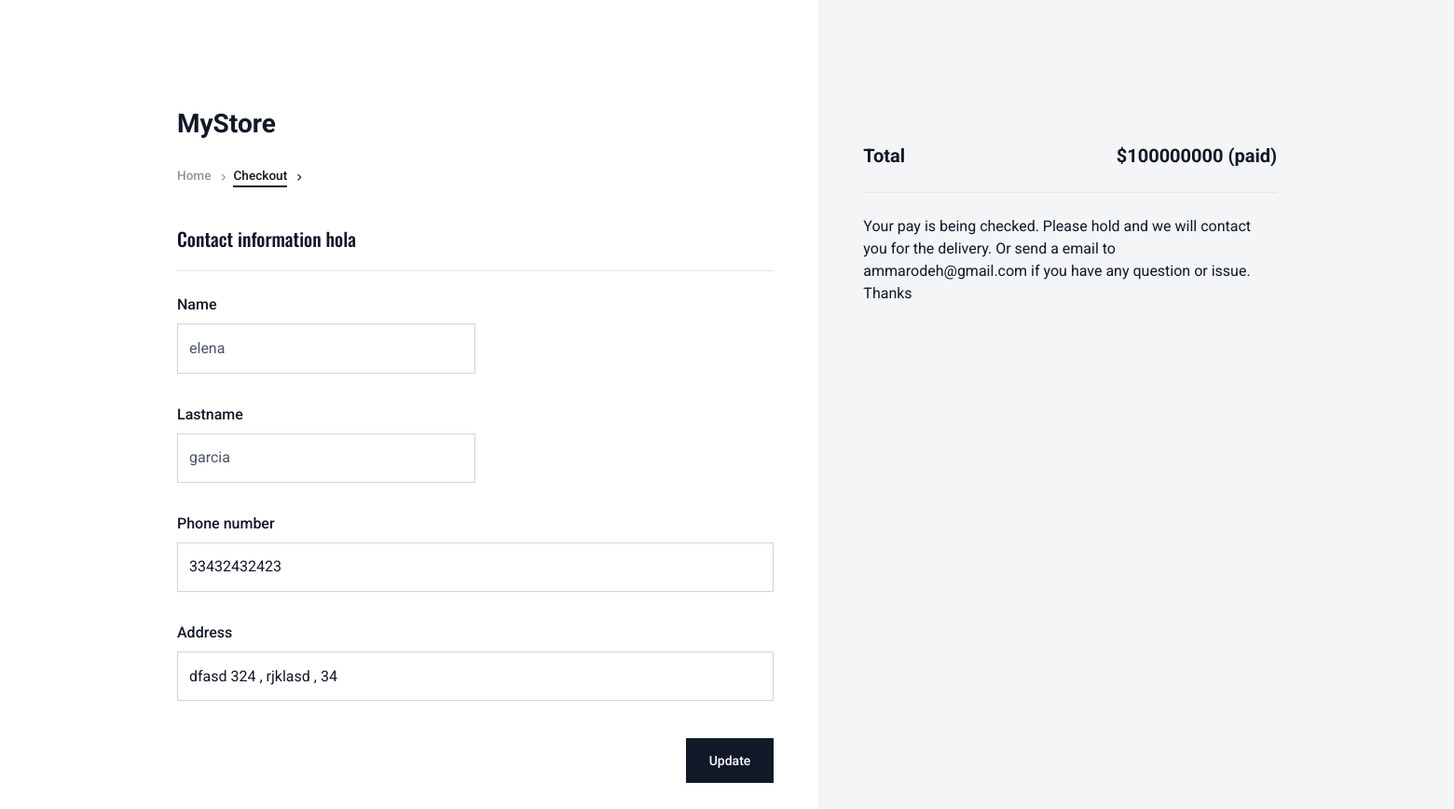
/checkout/5/ (signed in), run on the app's committed database.
### products/models.py (models this page shows, shortened)
class Cart(models.Model):
    client = models.ForeignKey(Client, on_delete=models.CASCADE, related_name='carts')
    total = models.PositiveIntegerField(default=0, null=True, blank=True)
    done = models.BooleanField(default=False)
    products_q = models.SmallIntegerField(default=0, blank=True, null=True)
    date_created = models.DateField(auto_now_add=True, editable=False)
    payment_code = models.CharField(max_length=150, null=True, blank=True)

class Client(models.Model):
    user = models.OneToOneField(User, on_delete=models.CASCADE)
    phone_number = models.CharField(max_length=200, blank=True, null=True)
    address = models.CharField(max_length=750, null=True, blank=True)

### products/views.py (the view, shortened to what this page needs)
# urls.py: path('checkout/<int:cart_id>/', login_required(checkout), name="checkout"),
def checkout(request, cart_id):
    cart = Cart.objects.filter(id=cart_id).first()
    if request.method == 'GET':
        client_form = ClientForm(instance=cart.client)
        cart_form = CartForm(instance=cart)
        context = {
        'cart' : cart,
        'client_form': client_form,
        'cart_form': cart_form,
        }
        template_name = 'checkout.html'
        return render(request, template_name, context)

### products/forms.py (shortened to what this page needs)
class ClientForm(forms.ModelForm):
    first_name = forms.CharField(max_length=30, required=True, widget=forms.TextInput(attrs={
                'class':"form-control",
                'id':"first_name",
            }))
    last_name = forms.CharField(max_length=30, required=True,widget=forms.TextInput(attrs={
                'class':"form-control",
                'id':"last_name",
            }))
    class Meta:
        model = Client
        fields = ['phone_number', 'address', 'last_name', 'first_name']
        widgets = {
            'address': forms.TextInput(attrs={
                'class':"form-control",
                'id':"address",
            }),
            'phone_number': forms.TextInput(attrs={
                'class':"form-control",
                'id':"phone_number",
            }),
        }
    def __init__(self, *args, **kwargs):
        super(ClientForm, self).__init__(*args, **kwargs)
        instance = kwargs.get('instance')
        if instance:
            self.fields['first_name'].widget.attrs['placeholder'] = instance.user.first_name
            self.fields['last_name'].widget.attrs['placeholder'] = instance.user.last_name

class CartForm(forms.ModelForm):
    class Meta:
        model = Cart
        fields = ['payment_code',]
        widgets = {
            'payment_code': forms.TextInput(attrs={
                'class':"form-control",
                'id':"payment_code",
                'placeholder': 'Payment Code'
            }),}

### templates/checkout.html (shortened to what this page needs)
{% extends 'base.html' %}
{% load static %}
{% block 'styles' %}
  <link rel="stylesheet" href="{% static 'cart/css/libs.bundle.css' %}" />
  <link rel="stylesheet" href="{% static 'cart/css/theme.bundle.css' %}" />
  {% endblock %}
  {% block 'main' %}
    <section class="mt-0  vh-lg-100">
        <div class="container">
            <div class="row g-0 vh-lg-100">
                <div class="col-lg-7 pt-5 pt-lg-10">
                    <div class="pe-lg-5">
                        <a class="navbar-brand fw-bold fs-3 flex-shrink-0 mx-0 px-0" href="./index.html">
                                <div class="d-flex align-items-center">
                                  MyStore </div>
                            </a>
                        <nav class="d-none d-md-block">
                            <ul class="list-unstyled d-flex justify-content-start mt-4 align-items-center fw-bolder small">
                                <li class="me-4"><a class="nav-link-checkout "
                                  href="{% url 'home' %}">Home</a></li>
                                <li class="me-4"><a class="nav-link-checkout active">Checkout</a></li>
                            </ul>
                        </nav>                        <div class="mt-5">
                            <div class="d-flex justify-content-between align-items-center mb-4 border-bottom pb-4 my-4">
                              <h3 class="fs-5 fw-bolder m-0 lh-1">Contact information {{cart.client.user.username}}</h3>
                            </div>
                            <div class="row" id="profile-form">
                              <form method="post">{% csrf_token %}
                                <div class="col-sm-6">
                                  <div class="form-group">
                                    <label for="name" class="form-label">Name</label>
                                    {{client_form.first_name}}
                                  </div>
                                </div>
                                <div class="col-sm-6">
                                  <div class="form-group">
                                    <label for="lastname" class="form-label">Lastname</label>
                                    {{client_form.last_name}}
                                  </div>
                                </div>
                                <div class="col-sm-12">
                                  <div class="form-group">
                                    <label for="phone" class="form-label">Phone number</label>
                                     {{client_form.phone_number}}
                                  </div>
                                </div>
                                <div class="col-sm-12">
                                    <div class="form-group">
                                      <label for="phone" class="form-label">Address</label>
                                  {{client_form.address}}
                                    </div>
                                  </div>
                                <div class="py-2">
                                  <div class="input-group mb-0 d-flex flex-row-reverse">
                                      <button type="submit" class="btn btn-dark btn-sm px-4 py-3 mb-4" id="submit-button" name="client_form">Update</button>
                                  </div>
                              </div>
                            </form>
                            </div>
                                               </div>
                    </div>
                </div>
                <div class="col-12 col-lg-5 bg-light pt-lg-10 aside-checkout pb-5 pb-lg-0 my-5 my-lg-0">
                    <div class="p-4 py-lg-0 pe-lg-0 ps-lg-5">
                        <div class="pb-3"  id="cartTable">
                        </div>
                        <div class="py-4 border-bottom">
                            <div class="d-flex justify-content-between">
                                <div>
                                    <p class="m-0 fw-bold fs-5">Total</p>
                                </div>
                                <p class="m-0 fs-5 fw-bold" id="cartTotal">${{cart.total}}                           {% if cart.done == True %} (paid) {% endif %}
                                </p>
                            </div>
                        </div>
                        <div class="py-4">
                          <div class="pb-5 d-flex justify-content-md-end align-items-center">
                            {% if cart.done == False %}
                            <p>By clicking, a new window to my wallet will open. Enter the total amount from above and send the money. Copy the transaction code here. After payment, we will contact you by email.</p>
                            {% else %}
                            <p>Your pay is being checked. Please hold and we will contact you for the delivery. Or send a email to ammarodeh@gmail.com if you have any question or issue. Thanks </p>
                            {% endif %}
                          </div>
                        </div>
                    </div>
                </div>
            </div>
        </div>
    </section>
    {% endblock %}

### static/cart/css/libs.bundle.css (style rules this page uses)
:root { --swiper-theme-color:#007aff }
:root { --swiper-navigation-size:44px }

### data on the page
Cart: client.user.username "hola", total "100000000"
Client: phone_number "33432432423", address "dfasd 324 , rjklasd , 34"
